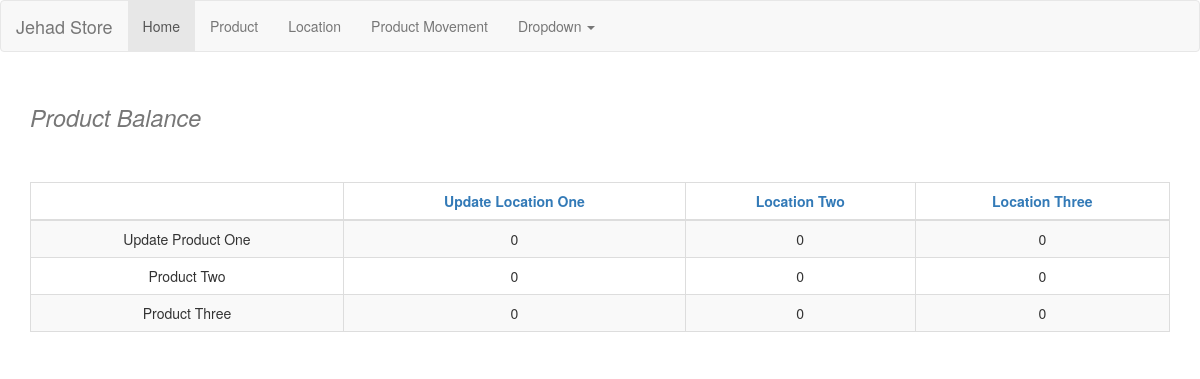
The app's page /ProductBalance with its own data.
### models.py (models this page shows)
class Location(db.Model):
    id = db.Column(db.Integer , primary_key=True)
    name = db.Column(db.String(50),nullable=False)

class Product(db.Model):
    id = db.Column(db.Integer , primary_key=True)
    name = db.Column(db.String(50),nullable=False)

### app.py (the view)
@app.route('/ProductBalance')
def ProductBalance():
    all_Location=models.Location.query.all()
    all_Product=models.Product.query.all()
    all_Movement = models.ProductMovement.query.all()
    arr = []
    sum =0
    for product in all_Product:
        for store in all_Location:
            sum =0
            for movement in all_Movement:
                if ((movement.fromLocation == store.id) and (movement.productId == product.id)):
                    sum = sum - movement.quantity
                elif ((movement.toLocation == store.id) and (movement.productId == product.id)):
                    sum = sum + movement.quantity
            arr.append(sum)
    return render_template('ProductBalance.html' , all_Location=all_Location , all_Product=all_Product , arr=arr , locationNo=len(all_Location))

### templates/ProductBalance.html (shortened to what this page needs)
{% extends 'layout.html' %}
{% block body %}
<div class="container mt-3">
<h1><small><i>Product Balance</i></small></h1>
<br><br>
<div class="w-25 p-3">
<table class="table table-striped table-bordered text-center table-hover">
    <thead>
      <tr>
          <th></th>
         {% for location in all_Location  %}
        <th scope="col" class="text-center text-primary">{{location.name}}</th>
        {% endfor %}
      </tr>
    </thead>
    <tbody>
      {% for product in all_Product %}
      <tr>
        <td>{{product.name}}</td>
        {% for store in all_Location %}
        {% set sum = 0 %}
        {% for movement in all_Movement %}
          {% if (movement.fromLocation == store.id) and (movement.productId == product.id) %}
          {% set  sum = sum - movement.quantity %}
          {% elif (movement.toLocation == store.id) and (movement.productId == product.id) %}
          {% set sum = sum + movement.quantity %}
          {% endif %}
      {% endfor %}
      <td>{{sum}}</td>
        {% endfor %}
      </tr>
      {% endfor %}
       </tbody>
</table>
</div>
</div>
{% endblock %}

### records on screen
Location: name "Update Location One", sum "0"
Location: name "Location Two", sum "0"
Location: name "Location Three", sum "0"
Product: name "Update Product One"
Product: name "Product Two"
Product: name "Product Three"
